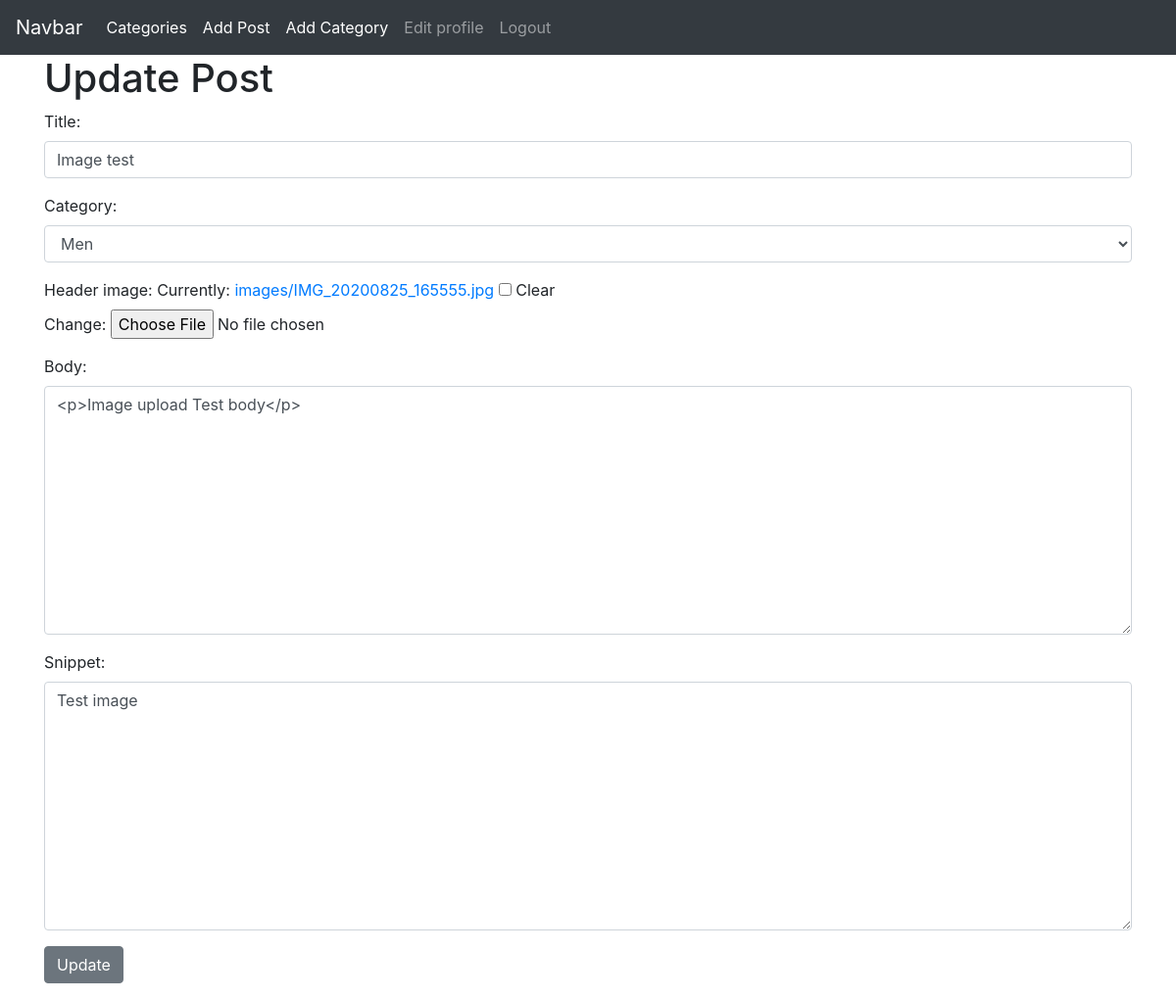
The page /article/edit/12 (signed in) on the database its author committed.
### main/models.py (models this page shows, shortened)
class Post(models.Model):
    title = models.CharField(max_length=255)
    header_image = models.ImageField(null=True, blank=True, upload_to="images/")
    author = models.ForeignKey(User, on_delete=models.CASCADE)
    body = RichTextField(blank=True, null=True)
    post_date = models.DateField(auto_now_add=True)
    category = models.CharField(max_length=255, default='coding')
    likes = models.ManyToManyField(User, related_name='blog_posts')
    snippet = models.CharField(max_length=255)

### main/views.py (the view)
# urls.py: path('article/edit/<int:pk>', UpdatePostView.as_view(), name='update_post'),
class UpdatePostView(UpdateView):
    model = Post
    template_name = 'update_post.html'
    form_class = PostForm

### main/forms.py
class PostForm(forms.ModelForm):
    class Meta:
        model = Post
        fields = ('title', 'author', 'category', 'header_image', 'body', 'snippet')
        widgets = {
            'title': forms.TextInput(attrs={'class':'form-control', 'placeholder':'Enter post title'}),
            'author': forms.TextInput(attrs={'class':'form-control', 'value':'', 'id': 'user', 'type':'hidden'}),
            'category': forms.Select(choices=choices, attrs={'class':'form-control'}),
            'body': forms.Textarea(attrs={'class':'form-control', 'placeholder':'Do your thing Girl!'}),
            'snippet': forms.Textarea(attrs={'class': 'form-control'})
        }

### main/templates/update_post.html (shortened to what this page needs)
{% extends 'base.html' %}
{% block content %}
{% if user.is_authenticated %}
  {% if user.id == post.author.id %}
    <h1>Update Post</h1>
    <div class="form-group">
      <form method="POST">
          {{ form.as_p }}
        <button class="btn btn-secondary">Update</button>
    </div>
  {% else %}
  <h2>You are not allowed here.</h2>
  {% endif %}
{% else %}
  <h2>You must be loged in to edit.</h2>
{% endif %}
{% endblock %}

### rows shown on the page
Post: title "Image test", category "Men", body "<p>Image upload Test body</p>", snippet "Test image"
